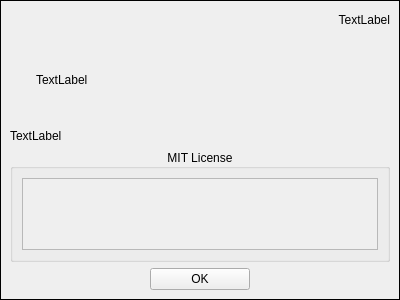
<?xml version="1.0" encoding="UTF-8"?>
<ui version="4.0">
 <class>Form</class>
 <widget class="QWidget" name="Form">
  <property name="geometry">
   <rect>
    <x>0</x>
    <y>0</y>
    <width>400</width>
    <height>300</height>
   </rect>
  </property>
  <property name="windowTitle">
   <string>Form</string>
  </property>
  <layout class="QHBoxLayout" name="horizontalLayout">
   <property name="spacing">
    <number>0</number>
   </property>
   <property name="leftMargin">
    <number>0</number>
   </property>
   <property name="topMargin">
    <number>0</number>
   </property>
   <property name="rightMargin">
    <number>0</number>
   </property>
   <property name="bottomMargin">
    <number>0</number>
   </property>
   <item>
    <widget class="QFrame" name="frame">
     <property name="contextMenuPolicy">
      <enum>Qt::ActionsContextMenu</enum>
     </property>
     <property name="autoFillBackground">
      <bool>false</bool>
     </property>
     <property name="styleSheet">
      <string notr="true"/>
     </property>
     <property name="frameShape">
      <enum>QFrame::Box</enum>
     </property>
     <layout class="QVBoxLayout" name="verticalLayout_3">
      <item>
       <layout class="QHBoxLayout" name="horizontalLayout_4" stretch="0,1">
        <item>
         <layout class="QVBoxLayout" name="verticalLayout_2">
          <item>
           <widget class="QLabel" name="lblIcon">
            <property name="text">
             <string/>
            </property>
           </widget>
          </item>
          <item>
           <spacer name="verticalSpacer">
            <property name="orientation">
             <enum>Qt::Vertical</enum>
            </property>
            <property name="sizeHint" stdset="0">
             <size>
              <width>20</width>
              <height>40</height>
             </size>
            </property>
           </spacer>
          </item>
         </layout>
        </item>
        <item>
         <layout class="QVBoxLayout" name="verticalLayout">
          <item>
           <widget class="QLabel" name="lblVersion">
            <property name="maximumSize">
             <size>
              <width>16777215</width>
              <height>20</height>
             </size>
            </property>
            <property name="layoutDirection">
             <enum>Qt::LeftToRight</enum>
            </property>
            <property name="text">
             <string>TextLabel</string>
            </property>
            <property name="alignment">
             <set>Qt::AlignRight|Qt::AlignTrailing|Qt::AlignVCenter</set>
            </property>
           </widget>
          </item>
          <item>
           <widget class="QLabel" name="lblTitle">
            <property name="text">
             <string>TextLabel</string>
            </property>
           </widget>
          </item>
         </layout>
        </item>
       </layout>
      </item>
      <item>
       <widget class="QLabel" name="lblHome">
        <property name="text">
         <string>TextLabel</string>
        </property>
        <property name="textFormat">
         <enum>Qt::RichText</enum>
        </property>
        <property name="openExternalLinks">
         <bool>true</bool>
        </property>
       </widget>
      </item>
      <item>
       <widget class="QGroupBox" name="groupBox">
        <property name="styleSheet">
         <string notr="true">subcontrol-position: top center</string>
        </property>
        <property name="title">
         <string>MIT License</string>
        </property>
        <property name="alignment">
         <set>Qt::AlignCenter</set>
        </property>
        <property name="flat">
         <bool>false</bool>
        </property>
        <layout class="QVBoxLayout" name="verticalLayout_4">
         <item>
          <widget class="QScrollArea" name="scrollArea">
           <property name="widgetResizable">
            <bool>true</bool>
           </property>
           <widget class="QWidget" name="scrollAreaWidgetContents">
            <property name="geometry">
             <rect>
              <x>0</x>
              <y>0</y>
              <width>374</width>
              <height>85</height>
             </rect>
            </property>
            <layout class="QHBoxLayout" name="horizontalLayout_3">
             <item>
              <widget class="QLabel" name="lblLicense">
               <property name="text">
                <string/>
               </property>
              </widget>
             </item>
            </layout>
           </widget>
          </widget>
         </item>
        </layout>
       </widget>
      </item>
      <item>
       <layout class="QHBoxLayout" name="horizontalLayout_5">
        <item>
         <widget class="QPushButton" name="btnClose">
          <property name="sizePolicy">
           <sizepolicy hsizetype="Minimum" vsizetype="Fixed">
            <horstretch>0</horstretch>
            <verstretch>0</verstretch>
           </sizepolicy>
          </property>
          <property name="maximumSize">
           <size>
            <width>100</width>
            <height>16777215</height>
           </size>
          </property>
          <property name="text">
           <string>OK</string>
          </property>
          <property name="checkable">
           <bool>false</bool>
          </property>
         </widget>
        </item>
       </layout>
      </item>
     </layout>
    </widget>
   </item>
  </layout>
 </widget>
 <resources/>
 <connections/>
</ui>
